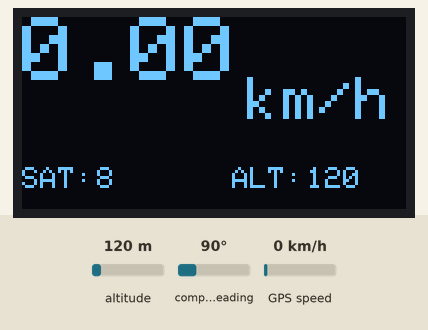
This sketch was run on a simulated Arduino Uno, built with avr-gcc and run on an emulated ATmega328P. Shown: 128×64 one-colour display. Inputs (shaded band) come from the test bench; at power-on: altitude 120 m, GPS speed 0 km/h, compass heading 90°. The GPS gets a fix after 3 s at 37.7749, -122.4194 with 8 satellites.

Above: at 4.6 s.
4.7 s: altitude set to 20 m
At 7.0 s:
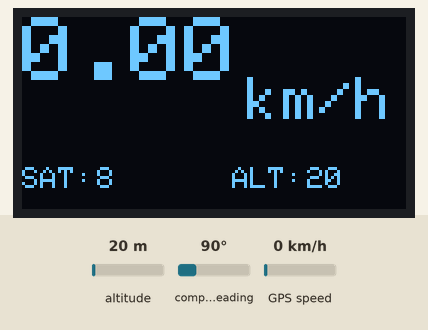
8.1 s: GPS speed set to 2 km/h
At 9.9 s:
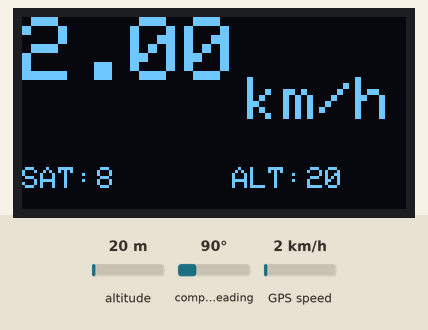
10.6 s: altitude set to 250 m
At 12.8 s:
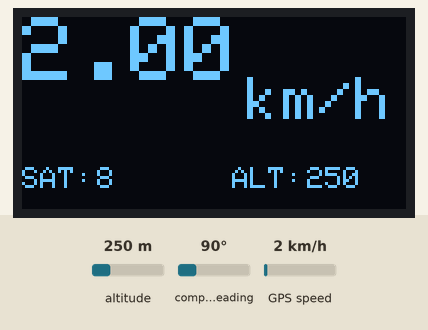
13.1 s: GPS speed set to 30 km/h
At 14.7 s:
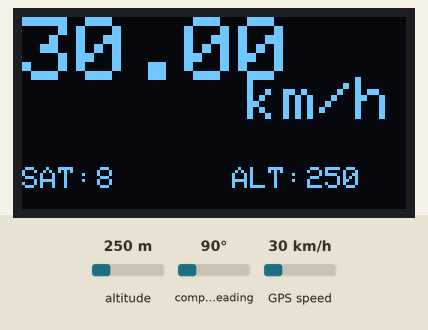
Timing chart, 0 to 16.2 s (numbered marks = the images above; inputs shaded):
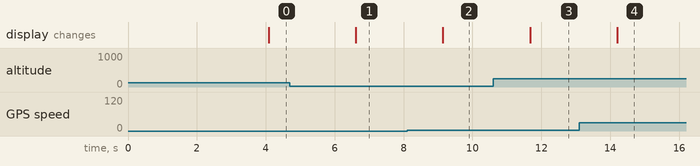

The sketch:

ESP32_GPS_OLED.ino
```cpp
#include <SoftwareSerial.h>
#include <Wire.h>
#include <Adafruit_SSD1306.h>
#include <TinyGPS++.h>

#define rxPin 21
#define txPin 20
SoftwareSerial mygps(rxPin, txPin);

#define SCREEN_WIDTH 128       // OLED display width, in pixels
#define SCREEN_HEIGHT 64       // OLED display height, in pixels
#define SDA_pin 3
#define SCL_pin 2
#define OLED_RESET     -1 // Reset pin # (or -1 if sharing Arduino reset pin)
#define SCREEN_ADDRESS 0x3C ///< See datasheet for Address; 0x3D for 128x64, 0x3C for 128x32
Adafruit_SSD1306 display;

//Adafruit_SSD1306 display(SCREEN_WIDTH, SCREEN_HEIGHT, &Wire, OLED_RESET);

TinyGPSPlus gps;


void setup()
{
  Serial.begin(115200);
  mygps.begin(9600);

    // by Erik 2021-12-13
  // Call Wire.setPins to assign SDA/SCL pins
  Wire.setPins(SDA_pin,SCL_pin);
  display = Adafruit_SSD1306(SCREEN_WIDTH, SCREEN_HEIGHT, &Wire, OLED_RESET);

  if (!display.begin(SSD1306_SWITCHCAPVCC, SCREEN_ADDRESS))
  {
    Serial.println(F("SSD1306 allocation failed"));
    for (;;); // Don't proceed, loop forever
  }
  display.clearDisplay();
  display.display();
  delay(2000);
}

void loop()
{
  boolean newData = false;
  for (unsigned long start = millis(); millis() - start < 1000;)
  {
    while (mygps.available())
    {
      if (gps.encode(mygps.read()))
      {
        newData = true;
      }
    }
  }

  //If newData is true
  if (newData == true)
  {
    newData = false;
    display.setTextColor(SSD1306_WHITE);

    if (gps.location.isValid() == 1)
    {
      //String gps_speed = String(gps.speed.kmph());
      display.setCursor(0, 0);
      display.setTextSize(3);
      display.print(gps.speed.kmph());

      display.setCursor(75, 20);
      display.setTextSize(2);
      display.print("km/h");

      display.setTextSize(1);
      display.setCursor(0, 50);
      display.print("SAT:");
      display.setCursor(25, 50);
      display.print(gps.satellites.value());

      display.setTextSize(1);
      display.setCursor(70, 50);
      display.print("ALT:");
      display.setCursor(95, 50);
      display.print(gps.altitude.meters(), 0);

      display.display();
      delay(1500);
      display.clearDisplay();
    }
  }

  else
  {
    display.setTextColor(SSD1306_WHITE);
    display.setCursor(0, 0);
    display.setTextSize(3);
    display.print("No Data");
    display.display();
    delay(1500);
    display.clearDisplay();
  }
}
```

Measured:
- after the input at 4.7 s, the display: changes after 1.9 s (image 1)
- after the input at 8.1 s, the display: changes after 1.0 s (image 2)
- after the input at 10.6 s, the display: changes after 1.1 s (image 3)
- after the input at 13.1 s, the display: changes after 1.1 s (image 4)
